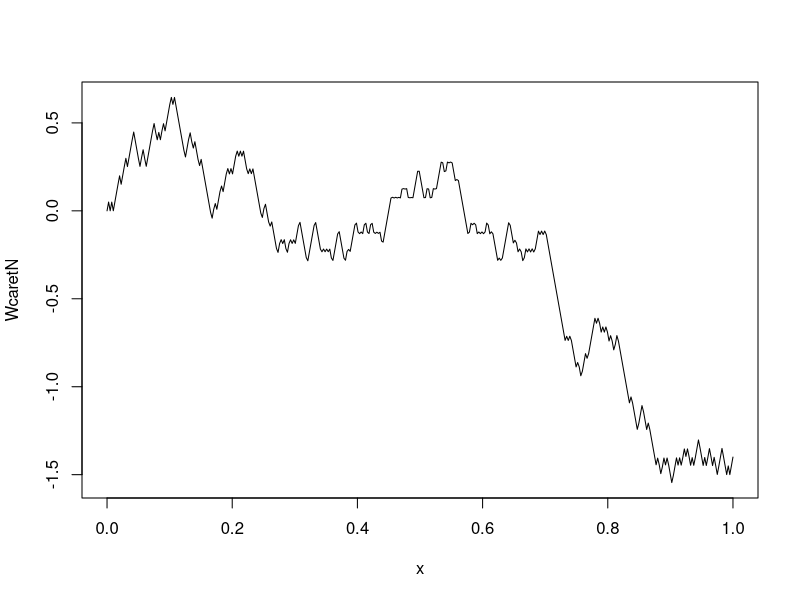

The R script that drew this image:
p <- 0.5
N <- 400

T <- 1

S <- array(0, c(N+1))
rw <- cumsum( 2 * ( runif(N) <= p)-1 )
S[2:(N+1)] <- rw

WcaretN <- function(x) {
    Delta <- T/N

    # add 1 since arrays are 1-based
    prior = floor(x/Delta) + 1
    subsequent = ceiling(x/Delta) + 1

    retval <- sqrt(Delta)*(S[prior] + ((x/Delta+1) - prior)*(S[subsequent] - S[prior]))
}

plot(WcaretN, 0,1, n=400)

# # alternative plotting method
# # time point grid
# t <- seq(0,T, length=N+1)
# # approximate Wiener process at time point grid
# W <- sapply(t, WcaretN)
# plot(t, W, type = "l")

## NAME: approximation.R
##
## USAGE: within R, at interactive prompt
##        source("approximation.R")
## REQUIRED ARGUMENTS: none
##
## OPTIONS: none
## DESCRIPTION: Approximation of Wiener process using the
##              scaling approximation of random walk
## DIAGNOSTICS: none
## CONFIGURATION AND ENVIRONMENT: none
## DEPENDENCIES:  none
## INCOMPATIBILITIES: none known
## PROVENANCE: Created by sdunbar, very loosely based on example 
##             ex1.07.R on page 20-21 in \emph{Simulation
##	       and Inference for Stochastic Differential
##	       Equations}, by Stefano Iacus, Springer, 2008
## BUGS AND LIMITATIONS: none known
## FEATURES AND POTENTIAL IMPROVEMENTS:
##  
##  The function assumes the inputs are in the interval [0,T]
##  Better input checking could catch errors before plotting.
##
##   The function WcaretN is vector-capable, that is, the input can be
##   a vector or array, and the output will be a vector of values of the 
##   approximation function at the corresponding points.
##
##   A feature of this N-step random walk scaling approximation program
##   is that it creates the approximation as a function on [0,T].  This
##   function can be plotted with any number of points on the interval [0,T].
##   If the time grid on [0,T] is less than N points, then some of the
##   information in the N-step scaling approximation is ignored, and the
##   plotted function will be less representative of the approximation
##   than it could be.  If the time grid on [0,T] is is greater than N
##   points, then the plotted function will just represent the linear
##   interpolation between the step points at j*T/N and no new
##   information is represented.  If the intention is to plot an
##   scaled random walk approximating Brownian motion, then there are more 
##   direct ways to
##   create and plot the N+1 coordinate pairs defining the graph with an
##   appropriate degree of information.  Here the intention is to first
##   demonstrate the creation of the approximation function, then
##   second to use the function to plot a graph.  This is done for pedagogical
##   reasons to correspond to the mathematical derivation and theorem.
##
##  Depending on the internal plotting routines used by the language,
##  plotting the approximation function \( \hat{W}_N(t) \) can result in
##  plot artifacts.  One simple artifact may be horizonal segments in the
##  points. If the plotting algorithms attempt to use adaptive point
##  selection to densely position a greater portion of a fixed number of
##  plotting points in a region of rapid variation, then other regions
##  will have fewer plotting points.  Those regions with fewer plotting
##  points will miss some of the information in that region.  Depending on
##  the language, the plotting routine may use smoothing or some other
##  nonlinear interpolation between plotting points which will result in
##  curved segments instead of a piecewise linear function.  If the
##  intention is to plot an approximate Brownian Motion, then there are
##  more direct and efficient ways to create and plot the \( N+1 \)
##  coordinate pairs \( (jT/N, \sqrt{T/N} S_{j}) \) defining the vertices of the
##  piecewise linear scaled random walk approximation with an appropriate amount of
##  information.  Here the intention is to first to demonstrate the
##  creation of the approximation function as a piecewise linear function,
##  then second to use the function to plot a graph.
##
## AUTHOR:  Steve Dunbar
## VERSION: Version 1.0  as of Fri Apr 26, 2013  5:33 AM
## KEYWORDS: random walk, Wiener process, Brownian motion

